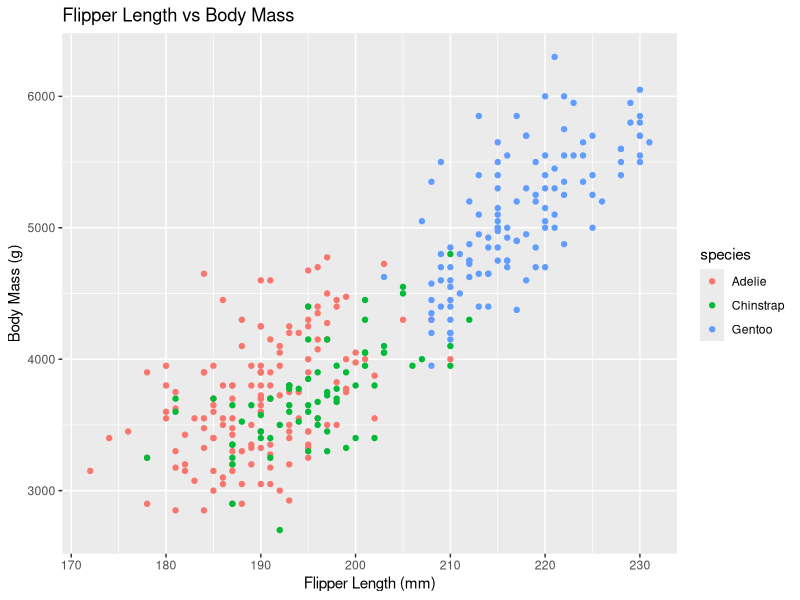
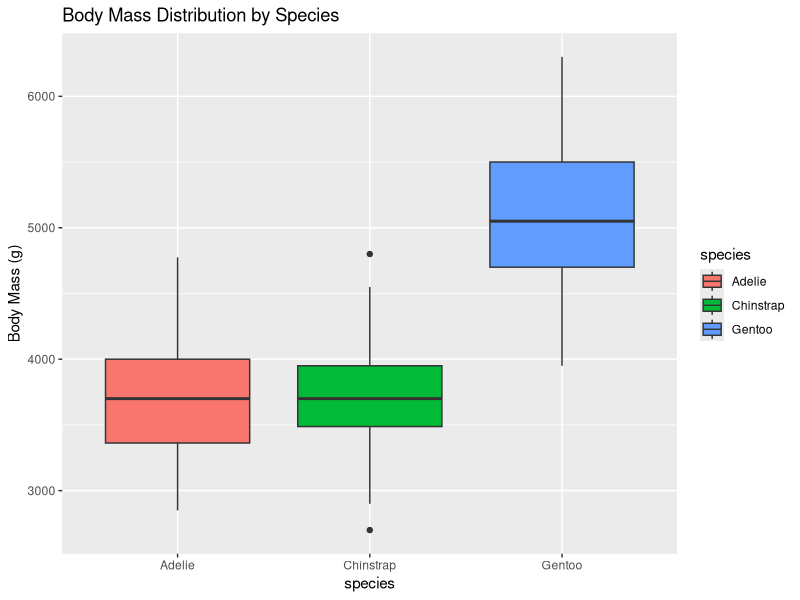

Generate these figures, in order, with R:
## ---- chunk 1
knitr::opts_chunk$set(echo = TRUE)
library(tidyverse)
library(palmerpenguins)
library(dplyr)
## ---- chunk 2
head(penguins)
summary(penguins)
## ---- chunk 3
penguins_clean <- penguins %>% drop_na
penguins_clean
## ---- chunk 4
adelie_penguins <- penguins_clean %>% filter(species == "Adelie")
adelie_penguins
## ---- chunk 5
adelie_data <- adelie_penguins %>% select(species, flipper_length_mm, body_mass_g)
adelie_data
## ---- chunk 6
adelie_data <- adelie_data %>% mutate(body_mass_kg = body_mass_g / 1000)
adelie_data
## ---- chunk 7
penguins_summary <- penguins_clean %>%
  group_by(species) %>%
  summarise(
    avg_body_mass = mean(body_mass_g),
    avg_flipper_length = mean(flipper_length_mm),
    count = n()
  )
penguins_summary
## ---- chunk 8
penguins_summary <- penguins_summary %>%
  arrange(desc(avg_body_mass))
penguins_summary
## ---- chunk 9
ggplot(penguins_clean, aes(x = flipper_length_mm, y = body_mass_g, color = species)) +
  geom_point() +
  labs(title = "Flipper Length vs Body Mass", x = "Flipper Length (mm)", y = "Body Mass (g)")
## ---- chunk 10
ggplot(penguins_clean, aes(x = species, y = body_mass_g, fill = species)) +
  geom_boxplot() +
  labs(title = "Body Mass Distribution by Species", y = "Body Mass (g)")
